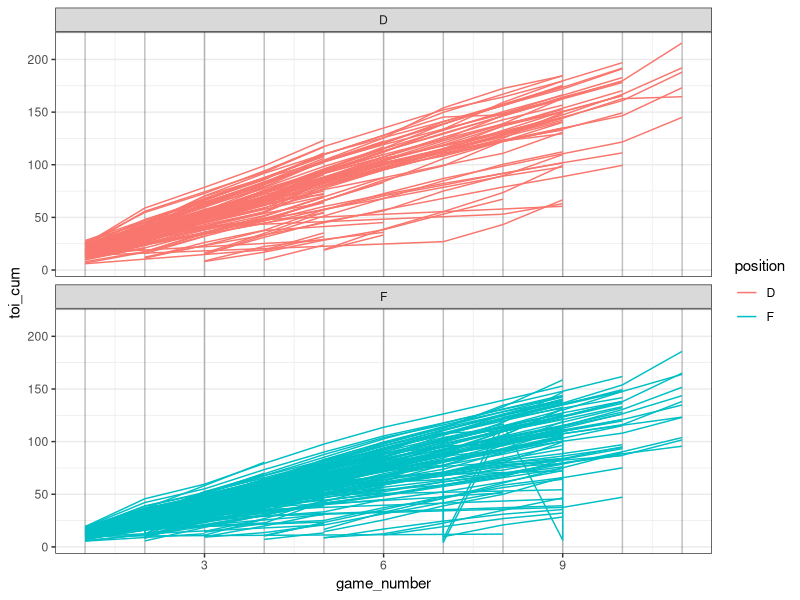
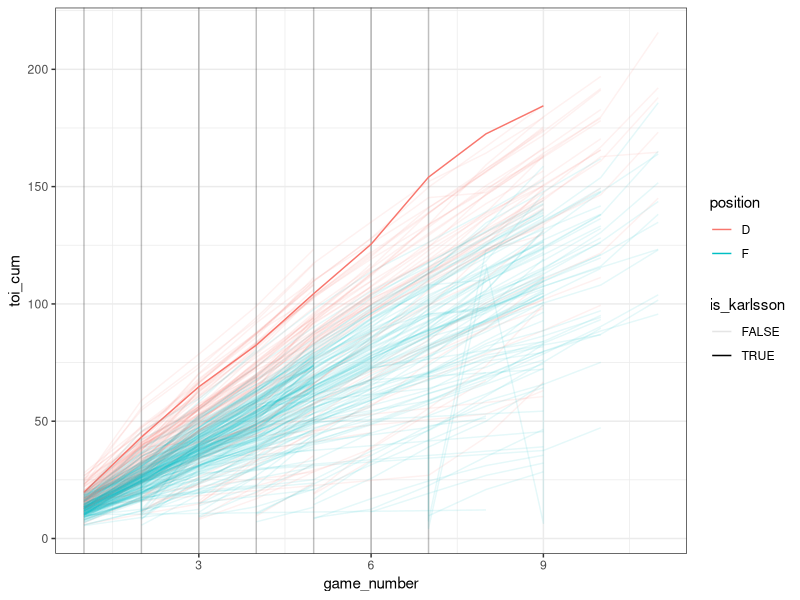

The R script that drew these images, in order: (Note: this script raises an error after producing the figures.)
library(tidyverse)
library(viridis)

setwd("C:/Users/conor/githubfolder/Random-Hockey-Charts/playoff running charts")

theme_set(theme_bw())

df_raw <- read_csv("16_17 playoffs running charts 5_6.csv")

colnames(df_raw) <- tolower(colnames(df_raw))

schedule <- df_raw %>% 
  select(team, date) %>% 
  group_by(team, date) %>%
  unique() %>% 
  arrange(team, date) %>% 
  group_by(team) %>% 
  mutate(game_number = dense_rank(date))


teams <- df_raw %>%
  group_by(team) %>% 
  mutate(team_toi_sd = sd(toi)) %>% 
  arrange(team_toi_sd) %>% 
  select(team) %>% 
  unique() %>% 
  unlist()


df_player <- df_raw %>%
  right_join(schedule, by = c("date", "team")) %>% 
  arrange(team, player, date) %>% 
  group_by(team) %>% 
  mutate(game_number = dense_rank(date)) %>% 
  ungroup() %>% 

  replace_na(list(toi = 0)) %>% 
  group_by(player, team) %>% 
  mutate(toi_cum = cumsum(toi),
         position = if_else(position == "L" | position == "C" | position ==  "R",
                       "F", "D")) %>% 
  select(team, player, game_number, position, toi, toi_cum) %>% 
  group_by(player, team) %>% 
  mutate(toi_sum = max(toi_cum)) %>% 
  ungroup() %>% 
  group_by(team) %>% 
  mutate(toi_team_sum = sum(toi)) %>% 
  ungroup() %>% 
  mutate(toi_pct_team = round(toi_sum / toi_team_sum, digits = 3),
         team = factor(team, levels = teams))


plot_player_league <- df_player %>% 
  ggplot(aes(game_number, toi_cum, color = position, group = player)) +
  geom_vline(xintercept = c(1:max(df_player$game_number)), alpha = .25) +
  geom_line() +
  facet_wrap(~position, ncol = 1)
plot_player_league

plot_karlsson <- df_player %>% 
  mutate(is_karlsson = player == "ERIK.KARLSSON") %>% 
  ggplot(aes(game_number, toi_cum, color = position, group = player, alpha = is_karlsson)) +
  geom_vline(xintercept = c(1:7), alpha = .25) +
  geom_line()
plot_karlsson
  
plot_player <- df_player %>% 
  #filter(team == "PIT") %>% 
    ggplot(aes(game_number, toi_cum, group = player, color = position, size = toi_pct_team, alpha = toi_pct_team)) +
  geom_vline(xintercept = c(1:max(df_player$game_number)), alpha = .25) +
      geom_line() +
      facet_wrap(~team) +
  scale_color_discrete(guide_colorbar(title = "Player Position")) +
      scale_size_continuous(range = c(.25, 1.25), guide = "none") +
      scale_alpha_continuous(range = c(.05, 1), guide = "none") +
      labs(title = "Cumulative Time on Ice Per Player",
       subtitle = "2016-17 NHL Playoffs, All Situations",
       x = "Game Number",
       y = "Cumulative Time on Ice",
       caption = "@Null_HHockey, data from http://www.corsica.hockey/") +
      theme(panel.grid.minor = element_blank())
      #scale_color_viridis(discrete = TRUE)
plot_player

df_pos <- df_raw %>% 
  mutate(team = factor(team, levels = teams),
         position = if_else(position == "L" | position == "C" | position ==  "R",
                            "F", "D")) %>% 
  arrange(team, position, date) %>% 
  group_by(team) %>% 
  mutate(game_number = dense_rank(date)) %>% 
  ungroup() %>% 
  select(team, game_number, position, toi) %>% 
  group_by(team, game_number, position) %>% 
  summarize(toi_sd = sd(toi))

plot_position <- df_pos %>% 
  #filter(team == "PIT") %>% 
  ggplot(aes(game_number, toi_sd, color = position)) +
  geom_vline(xintercept = c(1:max(df_pos$game_number)), alpha = .25) +
  geom_line(size = 2) +
  facet_wrap(~team) +
  labs(title = "Roster Time On Ice Allocation Consistency",
       subtitle = "2016-17 NHL Playoffs, All Situations",
       x = "Game Number",
       y = "Standard Deviation of Time on Ice",
       caption = "A higher standard deviation indicates greater variance in time on ice @Null_HHockey, data from http://www.corsica.hockey/") +
  theme(panel.grid.minor = element_blank(),
        plot.caption = element_text(hjust = 0))
plot_position
?theme
